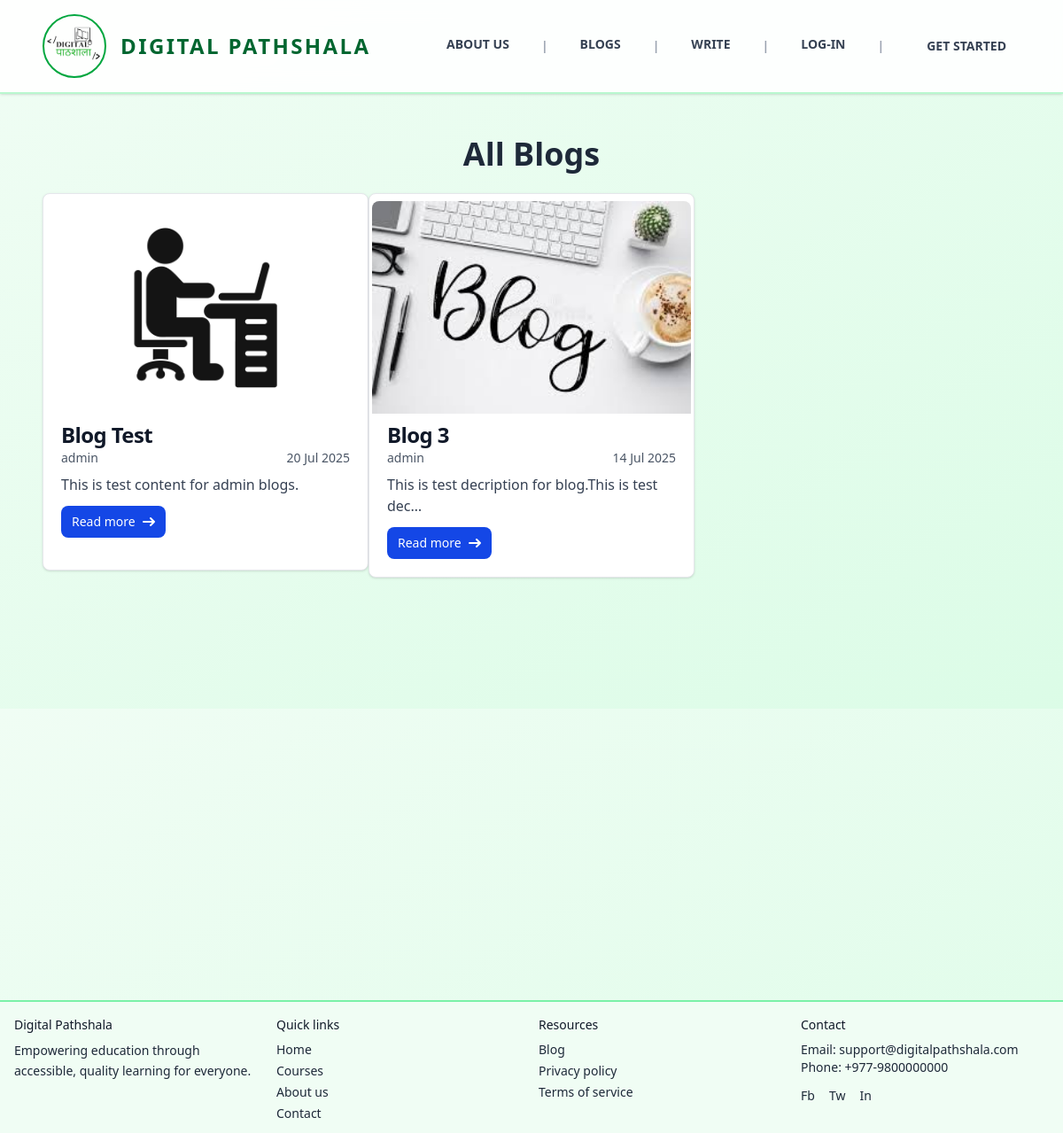
The app's page /blogs/ with its own data.
### blogs/models.py (models this page shows, shortened)
class Blog(models.Model):
    def generateImagePath(instance, filename):
        return f'blog/{instance.author.username}/images/{filename}'
    def generateAttachmentPath(instance, filename):
        return f'blog/{instance.author.username}/attachments/{filename}'
    class StatusOptions(models.TextChoices):
        PENDING = "Pending", "Pending"
        ACTIVE = "Active", "Active"
        REJECTED = "Rejected", "Rejected"
    title = models.CharField(max_length=50 )
    content = models.TextField()
    author = models.ForeignKey(User, on_delete=models.CASCADE, related_name='blog_posts')
    tags = TaggableManager(blank=True)
    category = models.ForeignKey(Category, null=True, blank=True, on_delete=models.SET_NULL)
    image = models.ImageField(blank=True, null=True , upload_to=generateImagePath, default='static/images/blog1.png')
    attachment = models.FileField(blank=True, null=True, upload_to=generateAttachmentPath)
    status = models.CharField(max_length=8, choices=StatusOptions, default=StatusOptions.PENDING)
    created_at = models.DateTimeField( auto_now_add=True, editable=False )
    updated_at = models.DateTimeField(auto_now=True, editable=False)

### main/views.py (the view)
# urls.py: path("blogs/", blogPage),
def blogPage(request):
    blogs  =  Blog.objects.filter(status='Active').order_by('-created_at')
    return render(request, 'pages/blogs/blogs.html', {'blogs':blogs})

### templates/pages/blogs/blogs.html (shortened to what this page needs)
{% extends 'layouts/main.html' %}
{% block content %}
  <h1 class="text-center text-4xl font-bold text-gray-800 mb-6">All Blogs</h1>
  {% if blogs %}
    <div class="grid grid-cols-1 md:grid-cols-2 lg:grid-cols-3 space-y-2">
      {% for blog in blogs %}
        <div class="max-w-sm bg-white hover:scale-[102%] duration-300 border border-gray-200 rounded-lg shadow-sm dark:bg-gray-800 dark:border-gray-700">
          <a href="/blog/{{ blog.id }}" class=""><img class="my-2 mx-auto rounded-t-lg h-60" src="{{ blog.image.url }}" alt="" /></a>
          <div class="px-5 pb-5">
            <a href="/blog/{{ blog.id }}"><h5 class="text-2xl font-bold tracking-tight text-gray-900 dark:text-white">{{ blog.title }}</h5></a>
            <div class="flex justify-between mb-2 text-sm">
              <p class="text-gray-600 dark:text-gray-400">{{ blog.author.username }}</p>
              <p class="text-gray-600 dark:text-gray-400">{{ blog.created_at|date:'d M Y' }}</p>
            </div>
            <p class="mb-3 font-normal text-gray-700 dark:text-gray-400">{{ blog.content|truncatechars:50 }}</p>
            <a href="/blog/{{ blog.id }}" class="inline-flex items-center px-3 py-2 text-sm font-medium text-center text-white bg-blue-700 rounded-lg hover:bg-blue-800 focus:ring-4 focus:outline-none focus:ring-blue-300 dark:bg-blue-600 dark:hover:bg-blue-700 dark:focus:ring-blue-800">
              Read more<svg class="rtl:rotate-180 w-3.5 h-3.5 ms-2" aria-hidden="true" xmlns="http://www.w3.org/2000/svg" fill="none" viewBox="0 0 14 10">
                <path stroke="currentColor" stroke-linecap="round" stroke-linejoin="round" stroke-width="2" d="M1 5h12m0 0L9 1m4 4L9 9" />
              </svg>
            </a>
          </div>
        </div>
      {% endfor %}
    </div>
  {% endif %}
{% endblock %}

### templates/layouts/main.html (shortened to what this page needs)
<!DOCTYPE html>
<html lang="en">
  <head>
    <script src="https://cdn.jsdelivr.net/npm/@tailwindcss/browser@4"></script>
  </head>
  <body class="font-sans text-gray-700 bg-gradient-to-br from-green-50 to-green-100 min-h-screen">
    <nav class="uppercase flex justify-between bg-white/90 backdrop-blur-md border-b-2 border-green-200 py-4 px-6 lg:px-12 lg:py:6 shadow-sm sticky top-0 z-40">
      <a href="/" class="flex items-center group">
        <div class="w-16 lg:w-18 h-16 lg:h-18 rounded-full border-2 border-green-600 flex items-center justify-center group-hover:scale-105 transition-transform">
          <img src="/static/images/favicon.ico" alt="Digital Pathshala Logo" />
        </div>
        <div class="ml-2 lg:ml-4 text-xl lg:text-2xl font-semibold text-green-800 tracking-widest">Digital Pathshala</div>
      </a>
      <div class="my-auto hidden md:block">
        <ul class="flex gap-6 lg:gap-8 text-sm font-bold items-center">
          <li class="relative group pb-1">
            <a href="/about-us" class="text-gray-700 hover:text-green-600 transition-colors p-1">About Us</a>
          </li>
          <li class="text-gray-400">|</li>
          <li class="relative group pb-1">
            <a href="/blogs" class="text-gray-700 hover:text-green-600 transition-colors p-1">Blogs</a>
          </li>
          <li class="text-gray-400">|</li>
          <li class="relative group pb-1">
            <a href="/blog/add" class="text-gray-700 hover:text-green-600 transition-colors p-1">Write</a>
          </li>
          {% if not user.is_authenticated %}
            <li class="text-gray-400">|</li>
            <li class="relative group pb-1">
              <a href="/auth/log-in" class="text-gray-700 hover:text-green-600 transition-colors p-1">Log-In</a>
            </li>
          {% endif %}
          <li class="text-gray-400">|</li>
          <li class="hover:bg-green-600 hover:text-white px-4 py-2 transition-all duration-300 rounded-lg">
            {% if user.is_authenticated %}
              <a href="/writer/dashboard">Dashboard</a>
            {% else %}
              <a href="/auth/sign-up">Get Started</a>
            {% endif %}
          </li>
        </ul>
      </div>
    </nav>
    <div class="flex flex-col p-12 min-h-[80vh]">
      {% block content %}
      {% endblock %}
    </div>
    <footer class="bg-green-50 border-t-2 border-green-300 text-gray-800 text-sm">
      <div class="max-w-7xl mx-auto p-4 grid grid-cols-1 md:grid-cols-4 gap-4">
        <div>
          <p class="font-medium text-gray-900">Digital Pathshala</p>
          <p class="mt-2 leading-relaxed">Empowering education through accessible, quality learning for everyone.</p>
        </div>
        <div>
          <p class="mb-2 font-medium text-gray-900">Quick links</p>
          <ul class="space-y-1">
            <li>
              <a href="/home" class="hover:underline">Home</a>
            </li>
            <li>
              <a href="/courses" class="hover:underline">Courses</a>
            </li>
            <li>
              <a href="/about" class="hover:underline">About us</a>
            </li>
            <li>
              <a href="/contacts" class="hover:underline">Contact</a>
            </li>
          </ul>
        </div>
        <div>
          <p class="mb-2 font-medium text-gray-900">Resources</p>
          <ul class="space-y-1">
            <li>
              <a href="/blogs" class="hover:underline">Blog</a>
            </li>
            <li>
              <a href="/privacy" class="hover:underline">Privacy policy</a>
            </li>
            <li>
              <a href="/terms" class="hover:underline">Terms of service</a>
            </li>
          </ul>
        </div>
        <div>
          <p class="mb-2 font-medium text-gray-900">Contact</p>
          <p>
            Email: <a href="mailto:support@digitalpathshala.com" class="hover:underline">support@digitalpathshala.com</a>
          </p>
          <p>
            Phone: <a href="tel:+9779800000000" class="hover:underline">+977-9800000000</a>
          </p>
          <div class="flex space-x-4 mt-3">
            <a href="https://www.facebook.com/digitalpathshala999" aria-label="Facebook" class="hover:text-gray-900">Fb</a>
            <a href="#" aria-label="Twitter" class="hover:text-gray-900">Tw</a>
            <a href="#" aria-label="LinkedIn" class="hover:text-gray-900">In</a>
          </div>
        </div>
      </div>
    </footer>
  </body>
</html>

### records on screen
Blog: image (picture), title "Blog Test", author.username "admin", created_at "20 Jul 2025", content "This is test content for admin blogs."
Blog: image (picture), title "Blog 3", author.username "admin", created_at "14 Jul 2025", content "This is test decription for blog.This is test dec…"
